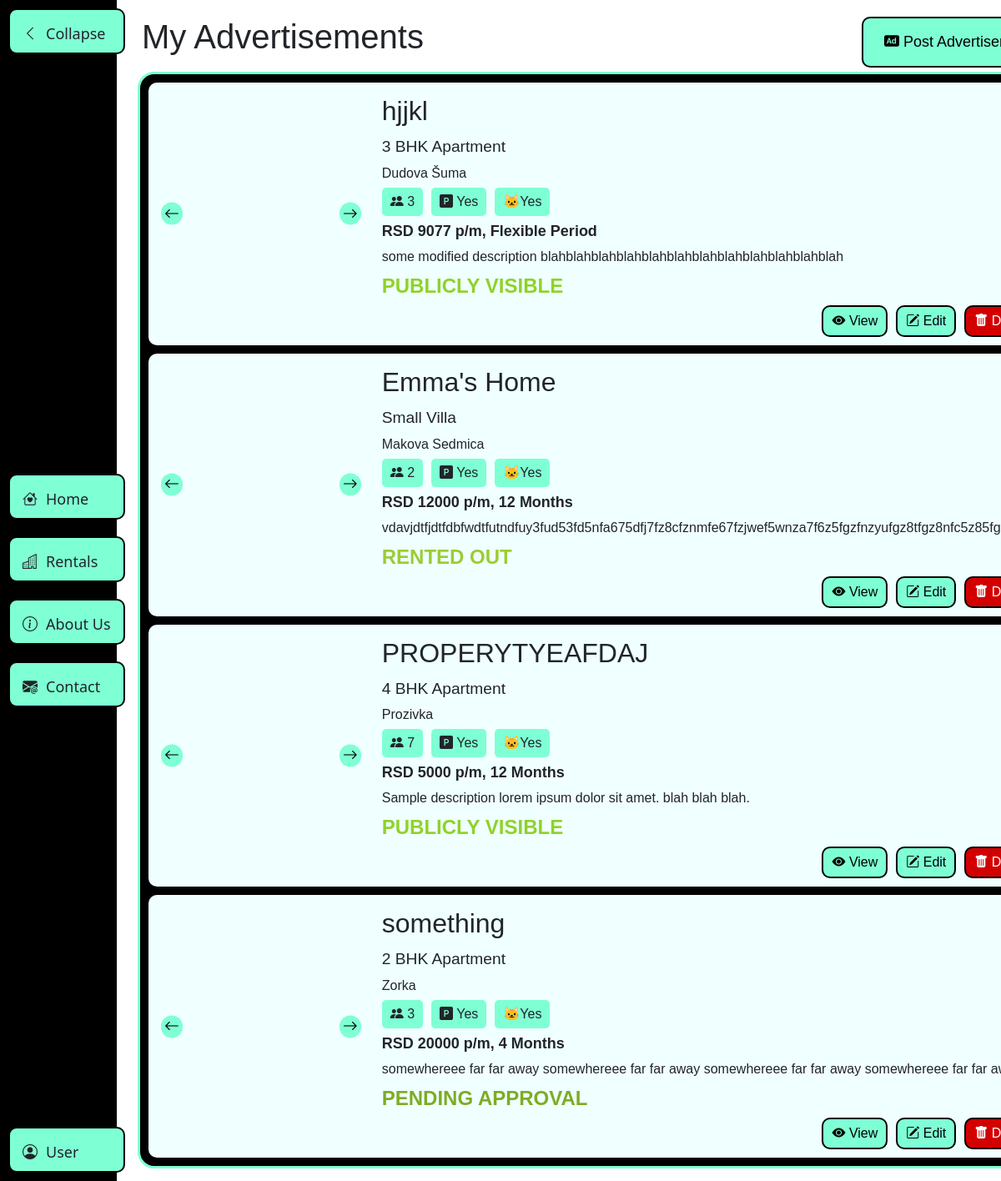
The page /my_advertisements.php (signed in) on the database its author committed.
### tables this page shows
CREATE TABLE `advertisements` (
  `ad_id` bigint NOT NULL,
  `user_id` bigint NOT NULL,
  `property_id` bigint NOT NULL,
  `status` enum('DRAFT','PENDING','PUBLIC','RENTED','BLOCKED') NOT NULL DEFAULT 'DRAFT',
  `rental_period` int NOT NULL COMMENT 'period in months',
  `rental_price` bigint NOT NULL,
  `description` varchar(4096) NOT NULL
);

CREATE TABLE `properties` (
  `property_id` bigint NOT NULL,
  `user_id` bigint NOT NULL,
  `name` varchar(128) NOT NULL,
  `type_id` bigint NOT NULL,
  `location_id` bigint NOT NULL,
  `street_address` text NOT NULL,
  `capacity` int NOT NULL DEFAULT '1',
  `parking` tinyint(1) NOT NULL DEFAULT '0',
  `pets_allowed` tinyint(1) NOT NULL DEFAULT '0',
  `description` varchar(4096) NOT NULL
);

CREATE TABLE `property_types` (
  `type_id` bigint NOT NULL,
  `type_name` varchar(128) NOT NULL,
  `description` varchar(512) NOT NULL
);

CREATE TABLE `locations` (
  `location_id` bigint NOT NULL,
  `location_name` varchar(128) NOT NULL,
  `iframe` varchar(4096) DEFAULT NULL
);

### my_advertisements.php (the view, shortened to what this page needs)
<?php
require_once 'db_config.php';
$userId = $_SESSION['user_id'];
$query = $dbh->prepare(
    "SELECT
        a.ad_id AS id,
        p.property_id AS property_id,
        p.name AS name,
        t.type_name AS type,
        l.location_name AS location,
        p.street_address AS addr,
        p.capacity AS capacity,
        p.parking AS parking,
        p.pets_allowed AS pets,
        a.status AS status,
        a.rental_period AS period,
        a.rental_price AS price,
        a.description AS description
    FROM
        advertisements a
    INNER JOIN properties p ON
        p.property_id = a.property_id
    INNER JOIN property_types t ON
        t.type_id = p.type_id
    INNER JOIN locations l ON
        l.location_id = p.location_id
    WHERE
        a.user_id = $userId"
);
$query->execute();
$adverts = $query->fetchAll(PDO::FETCH_OBJ);
?>
<!doctype html>
<html lang="en">
<head>
    <?php require_once "global_includes.php"; ?>
</head>
<body>
    <header>
        <?php require_once('navbar.php'); ?>
    </header>
    <main>
        <div class="page-title">
            <h1>
                My Advertisements
            </h1>
            <a class="button-primary" href="post_advert.php?return-url=my_advertisements.php"><i class="bi bi-badge-ad-fill"></i> Post Advertisement</a>
        </div>
        <div class="advert-list">
            <?php
            if (empty($adverts)) {
                echo '<span id="no-ads-text">No Ads added yet!</span>';
            } else {
                foreach ($adverts as $ad) {
                    $photosStr = "";
                    $editButton = ($ad->status == 'BLOCKED' ? ''
                    : "<a href='#' id='$ad->id-edit' data-ad-id='$ad->id' class='button-primary button-sm'><i class='bi bi-pencil-square'></i> Edit</a>");
                    echo
                    "<div class='item'>
                        <div class='photo-reel'>
                            $photosStr
                            <a href='#' class='prev-btn'><i class='bi bi-arrow-left'></i></a>
                            <a href='#' class='next-btn'><i class='bi bi-arrow-right'></i></a>
                        </div>
                        <div class='info'>
                            <span class='name'>$ad->name</span>
                            <span class='type'>$ad->type</span>
                            <span class='location'>$ad->location</span>
                            <span class='specs'>
                                <span class='capacity' title='Capacity'><i class='bi bi-people-fill'></i> $ad->capacity</span>
                                <span class='parking' title='Parking'><i class='bi bi-p-square-fill'></i> " . ($ad->parking == 1 ? 'Yes' : 'No') . "</span>
                                <span class='pets' title='Pets'>🐱" . ($ad->pets == 1 ? 'Yes' : 'No') . "</span>
                            </span>
                            <span class='price-period'>RSD $ad->price p/m, " . ($ad->period == 0 ? 'Flexible Period' : "$ad->period Months") . "</span>
                            <span class='description'>$ad->description</span>
                            <span class='status $ad->status'></span>
                            <span class='btn-bar'>
                                <a href='#' id='$ad->id-view' data-ad-id='$ad->id' class='button-primary button-sm'><i class='bi bi-eye-fill'></i> View</a>
                                $editButton
                                <a href='#' id='$ad->id-delete' data-ad-id='$ad->id' class='button-primary button-sm button-delete'><i class='bi bi-trash-fill'></i> Delete</a>
                            </span>
                        </div>
                    </div>";
                }
            }
            ?>
        </div>
    </main>
</body>
</html>

### styles.css (style rules this page uses)
* { transition: all 300ms ease-in-out; overflow: hidden; }
:root { --navbar-width: 55px; --nav-label-opactiy: 0; --nav-label-width: 0px; --exp-btn-display: none; --user-menu-events: none; --user-menu-opacity: 0; --primary-color: #7fffd4; --primary-hover: #00da91; --modal-blur: 0px; --user-popup-events: none; --user-popup-opactiy: 0; }
a { color: inherit; text-decoration: inherit; }
main { font-family: "Noto Sans", sans-serif; padding: 15px; margin-left: calc(var(--navbar-width) + 10px); box-sizing: border-box; width: calc(100vw - 65px); text-wrap: wrap; overflow-wrap: break-word; overflow-y: unset; filter: blur(var(--modal-blur)); }
.button-primary { margin: 10px 0; background-color: var(--primary-color); border: 2px solid black; color: black; padding: 15px 25px; font-size: large; border-radius: 10px; display: inline-block; text-align: center; }
.button-sm { margin: unset; padding: 5px 10px; font-size: medium; }
.button-delete { color: white; background-color: rgb(211, 0, 0); }

### my_advertisements.php (style rules this page uses)
main { height: 100vh; display: flex; flex-direction: column; }

### rows shown on the page
advertisements: property.name "hjjkl", property_types.type_name "3 BHK Apartment", locations.location_name "Dudova Šuma", property.capacity "3", rental_price "9077", rental_period "Flexible Period", description "some modified description blahblahblahblahblahblahblahblahblahblahblahblah"
advertisements: property.name "Emma's Home", property_types.type_name "Small Villa", locations.location_name "Makova Sedmica", property.capacity "2", rental_price "12000", rental_period "12", description "vdavjdtfjdtfdbfwdtfutndfuy3fud53fd5nfa675dfj7fz8cfznmfe67fzjwef5wnza7f6z5fgzfnzyufgz8tfgz8nfc5z85fgz85f…"
advertisements: property.name "PROPERYTYEAFDAJ", property_types.type_name "4 BHK Apartment", locations.location_name "Prozivka", property.capacity "7", rental_price "5000", rental_period "12", description "Sample description lorem ipsum dolor sit amet. blah blah blah."
advertisements: property.name "something", property_types.type_name "2 BHK Apartment", locations.location_name "Zorka", property.capacity "3", rental_price "20000", rental_period "4", description "somewhereee far far away somewhereee far far away somewhereee far far away somewhereee far far away…"

### other values the page prints
$v['label'] "Home"
$v['label'] "Rentals"
$v['label'] "About Us"
$v['label'] "Contact"
